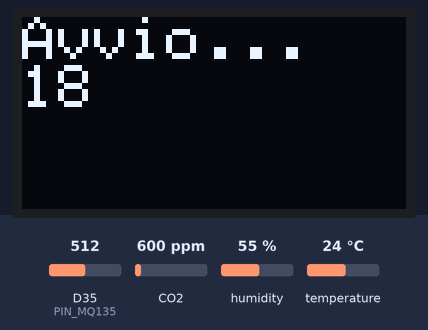
Bench run of a sketch on a simulated Arduino Due. On the bench: 128×64 one-colour display. The inputs (shaded band) are chosen by the test bench; at power-on: CO2 600 ppm, D35 (PIN_MQ135) = 512, humidity 55 %, temperature 24 °C (analog values on the 0–1023 scale). What the sketch prints to the serial monitor is not drawn.

Above: at 1.1 s.
At 20.7 s:
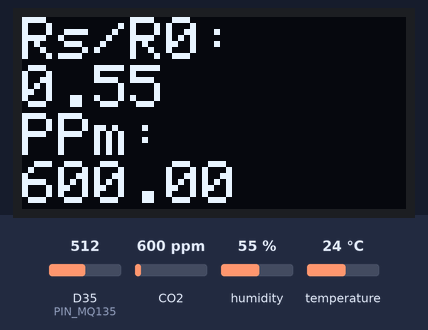
20.8 s: CO2 set to 452 ppm
At 21.2 s:
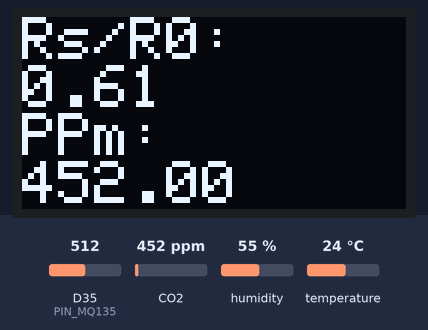
22.3 s: CO2 set to 1050 ppm
At 23.7 s:
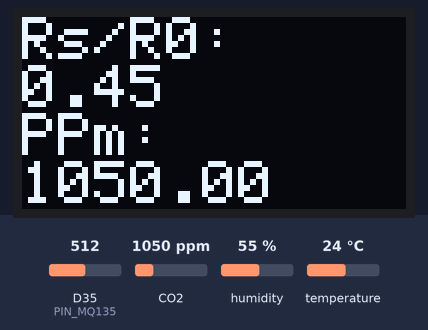
24.0 s: CO2 set to 1700 ppm
At 24.9 s:
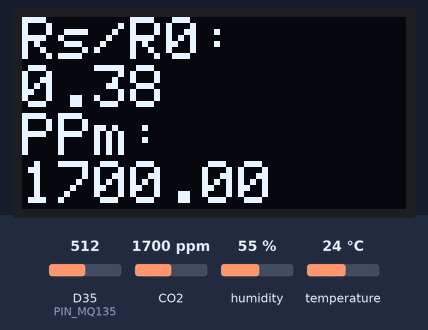
Timing chart, 0 to 27.0 s (numbered marks = the images above; inputs shaded):
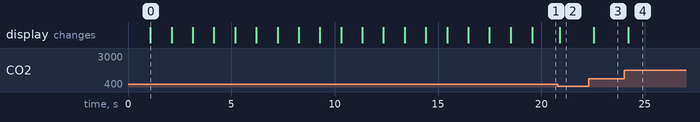

Measured:
- after the input at 20.8 s, the display: changes after 0.08 s (image 2)
- after the input at 22.3 s, the display: changes after 0.25 s (image 3)
- after the input at 24.0 s, the display: changes after 0.21 s (image 4)
- what the display in image 0 shows lasts 1.0 s, from 1.1 s to 2.1 s

The sketch:

sketch_jul28b.ino
```cpp
#include <MQ135.h>
#include <DHT.h>
#include <SPI.h>
#include <Wire.h>
#include <Adafruit_GFX.h>
#include <Adafruit_SSD1306.h>

/* MQ135 + DHT Temp Sensor

   Combination of the MQ135 air quality sensor and a DHT11/22 temperature sensor to accurately measure ppm values through the library correction.
   Uses the Adafruit DHT Sensor Library: https://github.com/adafruit/DHT-sensor-library

   Written by: https://github.com/NuclearPhoenixx/MQ135
*/

#define SCREEN_WIDTH 128 // OLED display width, in pixels
#define SCREEN_HEIGHT 64 // OLED display height, in pixels

// Declaration for SSD1306 display connected using software SPI (default case):
#define OLED_MOSI   21
#define OLED_CLK   22
#define OLED_DC    14
#define OLED_CS    12
#define OLED_RESET 13
#define PIN_MQ135 35   // MQ135 Analog Input Pin
#define DHTPIN 4       // DHT Digital Input Pin
#define DHTTYPE DHT11  // DHT11 or DHT22, depends on your sensor

Adafruit_SSD1306 display(SCREEN_WIDTH, SCREEN_HEIGHT,
  OLED_MOSI, OLED_CLK, OLED_DC, OLED_RESET, OLED_CS);
MQ135 mq135_sensor(PIN_MQ135);
DHT dht(DHTPIN, DHTTYPE);

float temperature, humidity;  // Temp and Humid floats, will be measured by the DHT


void wait_mq135 ()
{
  int cont=19;
  do
  {
    display.setCursor(0,0);
    display.clearDisplay();
    display.println("Avvio...");
    display.println(cont);
    display.display();
    cont--;
    delay(1000);
  }while (cont!=0);
}


void setup() {
  Serial.begin(115200);
    // SSD1306_SWITCHCAPVCC = generate display voltage from 3.3V internally
  if(!display.begin(SSD1306_SWITCHCAPVCC)) {
    Serial.println(F("SSD1306 allocation failed"));
    for(;;); // Don't proceed, loop forever
  }
  // Clear the buffer
  display.setTextColor(SSD1306_WHITE);
  display.clearDisplay();
  display.setTextSize(2);
  wait_mq135();
  dht.begin();
  analogReadResolution(10);
}

void loop() {

  display.clearDisplay();
  display.setCursor(0,0);
  humidity = dht.readHumidity();
  temperature = dht.readTemperature();

  // Check if any reads failed and exit early (to try again).
  if (isnan(humidity) || isnan(temperature)) {
    Serial.println(F("Failed to read from DHT sensor!"));
    return;
  }

  float rzero = mq135_sensor.getRZero();
  float correctedRZero = mq135_sensor.getCorrectedRZero(temperature, humidity);
  float resistance = mq135_sensor.getResistance();
  float ppm = mq135_sensor.getPPM();
  float correctedPPM = mq135_sensor.getCorrectedPPM(temperature, humidity);
  float Rs_R0 = resistance / correctedRZero;

  Serial.print("MQ135 RZero: ");
  Serial.print(rzero);
  Serial.print("\t Analog Read MQ135: ");
  Serial.print(analogRead(35));
  Serial.print("\t Rs/R0: ");
  Serial.print(Rs_R0);
  Serial.print("\t Corrected RZero: ");
  Serial.print(correctedRZero);
  Serial.print("\t Resistance: ");
  Serial.print(resistance);
  Serial.print("\t PPM: ");
  Serial.print(ppm);
  Serial.print("ppm");
  Serial.print("\t Corrected PPM: ");
  Serial.print(correctedPPM);
  Serial.println("ppm");

  display.println("Rs/R0: ");
  display.println(Rs_R0);
  display.println("PPm: ");
  display.println(correctedPPM);
  display.display();
  delay(300);
}
```
